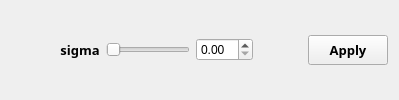
         <widget class="QWidget" name="tab_5">
          <attribute name="title">
           <string>5</string>
          </attribute>
          <layout class="QHBoxLayout" name="horizontalLayout_11">
           <item>
            <widget class="QWidget" name="widget_6" native="true">
             <layout class="QHBoxLayout" name="horizontalLayout_10">
              <item>
               <spacer name="horizontalSpacer_43">
                <property name="orientation">
                 <enum>Qt::Orientation::Horizontal</enum>
                </property>
                <property name="sizeHint" stdset="0">
                 <size>
                  <width>40</width>
                  <height>20</height>
                 </size>
                </property>
               </spacer>
              </item>
              <item>
               <widget class="QLabel" name="label_2">
                <property name="font">
                 <font>
                  <family>Tw Cen MT</family>
                  <pointsize>10</pointsize>
                  <bold>true</bold>
                 </font>
                </property>
                <property name="text">
                 <string>sigma</string>
                </property>
                <property name="alignment">
                 <set>Qt::AlignmentFlag::AlignCenter</set>
                </property>
               </widget>
              </item>
              <item>
               <widget class="QSlider" name="radial_sigma_slider">
                <property name="sizePolicy">
                 <sizepolicy hsizetype="Expanding" vsizetype="Fixed">
                  <horstretch>100</horstretch>
                  <verstretch>0</verstretch>
                 </sizepolicy>
                </property>
                <property name="accessibleName">
                 <string>radial_sigma</string>
                </property>
                <property name="orientation">
                 <enum>Qt::Orientation::Horizontal</enum>
                </property>
               </widget>
              </item>
              <item>
               <widget class="QDoubleSpinBox" name="radial_sigma_spinbox">
                <property name="accessibleName">
                 <string>radial_sigma</string>
                </property>
               </widget>
              </item>
              <item>
               <spacer name="horizontalSpacer_44">
                <property name="orientation">
                 <enum>Qt::Orientation::Horizontal</enum>
                </property>
                <property name="sizeHint" stdset="0">
                 <size>
                  <width>40</width>
                  <height>20</height>
                 </size>
                </property>
               </spacer>
              </item>
             </layout>
            </widget>
           </item>
           <item>
            <widget class="QPushButton" name="radial_apply_button">
             <property name="maximumSize">
              <size>
               <width>100</width>
               <height>30</height>
              </size>
             </property>
             <property name="font">
              <font>
               <family>Tw Cen MT</family>
               <pointsize>10</pointsize>
               <bold>true</bold>
              </font>
             </property>
             <property name="toolTip">
              <string>&lt;html&gt;&lt;head/&gt;&lt;body&gt;&lt;p&gt;Apply this effect permanently! You can click undo button to roll back to the previous state.&lt;/p&gt;&lt;/body&gt;&lt;/html&gt;</string>
             </property>
             <property name="accessibleName">
              <string>tab_button</string>
             </property>
             <property name="text">
              <string>Apply</string>
             </property>
            </widget>
           </item>
          </layout>
         </widget>
